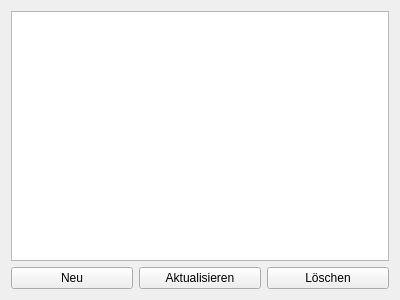
<?xml version="1.0" encoding="UTF-8"?>
<ui version="4.0">
 <class>Widget</class>
 <widget class="QWidget" name="Widget">
  <property name="geometry">
   <rect>
    <x>0</x>
    <y>0</y>
    <width>400</width>
    <height>300</height>
   </rect>
  </property>
  <property name="windowTitle">
   <string>Widget</string>
  </property>
  <layout class="QGridLayout" name="gridLayout">
   <item row="1" column="0">
    <widget class="QPushButton" name="neu">
     <property name="text">
      <string>Neu</string>
     </property>
    </widget>
   </item>
   <item row="1" column="2">
    <widget class="QPushButton" name="loeschen">
     <property name="text">
      <string>Löschen</string>
     </property>
    </widget>
   </item>
   <item row="0" column="0" colspan="3">
    <widget class="QTableView" name="tableView"/>
   </item>
   <item row="1" column="1">
    <widget class="QPushButton" name="aktualisieren">
     <property name="text">
      <string>Aktualisieren</string>
     </property>
    </widget>
   </item>
  </layout>
 </widget>
 <layoutdefault spacing="6" margin="11"/>
 <resources/>
 <connections/>
</ui>
